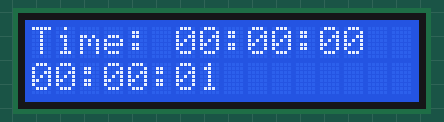
Simulated run of this sketch. Board: Arduino Uno, built with avr-gcc and run on an emulated ATmega328P. Shown: 16×2 character LCD.

Above: at 0.1 s.
At 4.1 s:
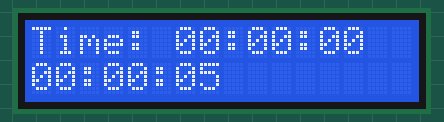
At 9.1 s:
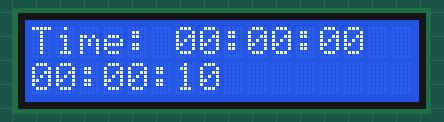
At 19.1 s:
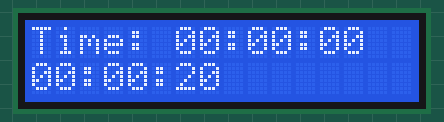
At 28.2 s:
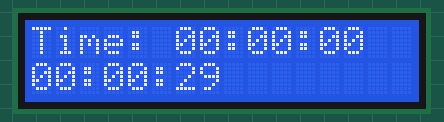
At 38.2 s:
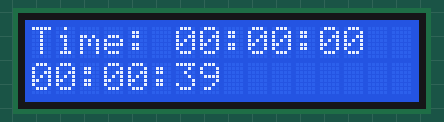

The sketch:

lcd_timer.ino
```cpp
/*
* Project: Ava's Motorized Swing
* Author: Jess Turner (didn't write, source: `SheCodes` bot)
* Date:   Tues Nov. 14, 2023
* Notes:
Unchanged from original code via the source as of today.
Source
https://www.shecodes.io/athena/38307-how-to-create-a-timer-with-lcd-display-using-arduino
*/

// include the library code:
#include <LiquidCrystal.h>

// initialize the library with the numbers of the interface pins
LiquidCrystal lcd(12, 11, 5, 4, 3, 2);

int seconds = 0;
int minutes = 0;
int hours = 0;

void setup() {
  // set up the LCD's number of columns and rows:
  lcd.begin(16, 2);
  // Print a message to the LCD.
  lcd.print("Time: 00:00:00");
}

void loop() {
  // increment the seconds
  seconds++;
  if (seconds > 59) {
    minutes++;
    seconds = 0;
  }
  if (minutes > 59) {
    hours++;
    minutes = 0;
  }
  if (hours > 23) {
    hours = 0;
  }

  // create a string for the current time
  String currentTime = "";
  if (hours < 10) {
    currentTime += "0";
  }
  currentTime += hours;
  currentTime += ":";
  if (minutes < 10) {
    currentTime += "0";
  }
  currentTime += minutes;
  currentTime += ":";
  if (seconds < 10) {
    currentTime += "0";
  }
  currentTime += seconds;

  // Print the time to the LCD
  lcd.setCursor(0, 1);
  lcd.print(currentTime);

  // wait for one second
  delay(1000);
}
```

Measured:
- what the display in image 1 shows lasts 1.0 s, from 4.1 s to 5.1 s
